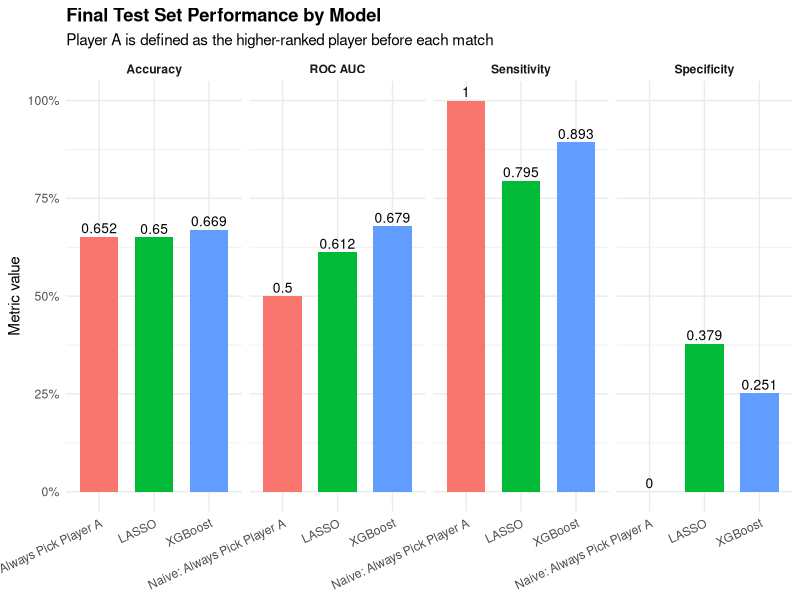
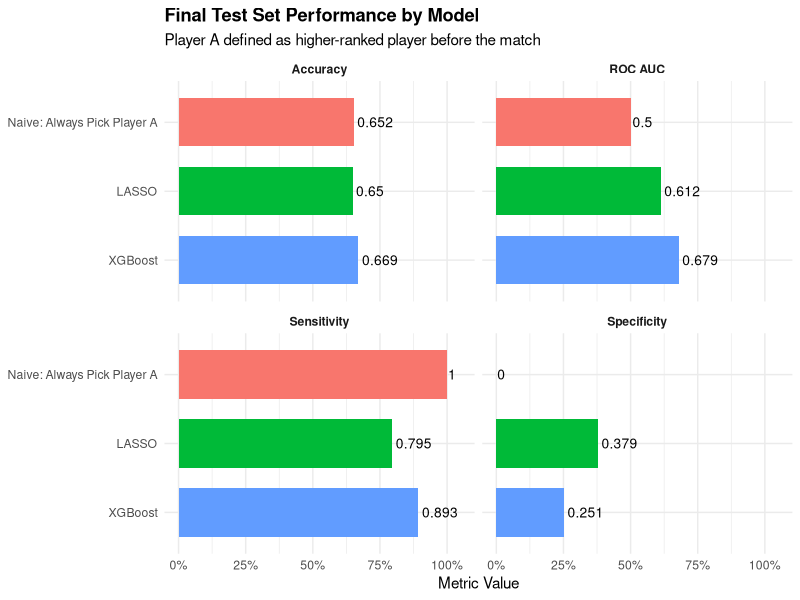
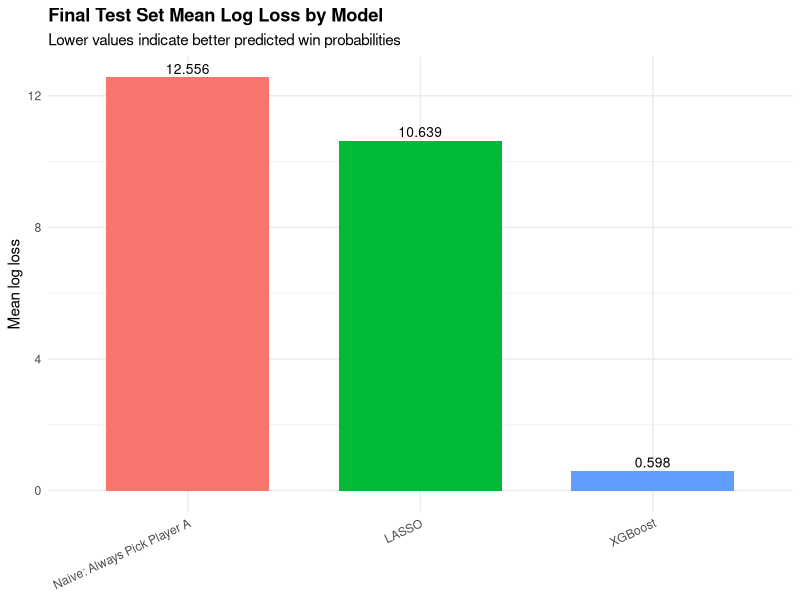
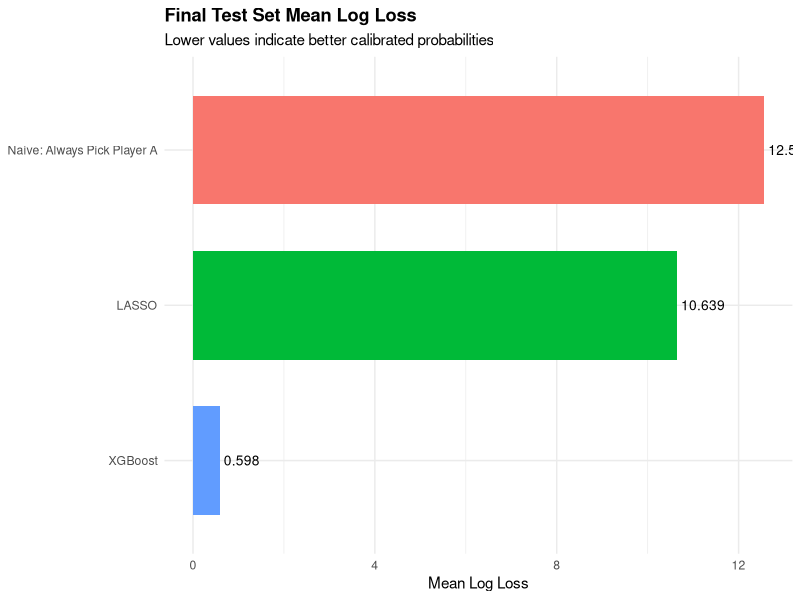
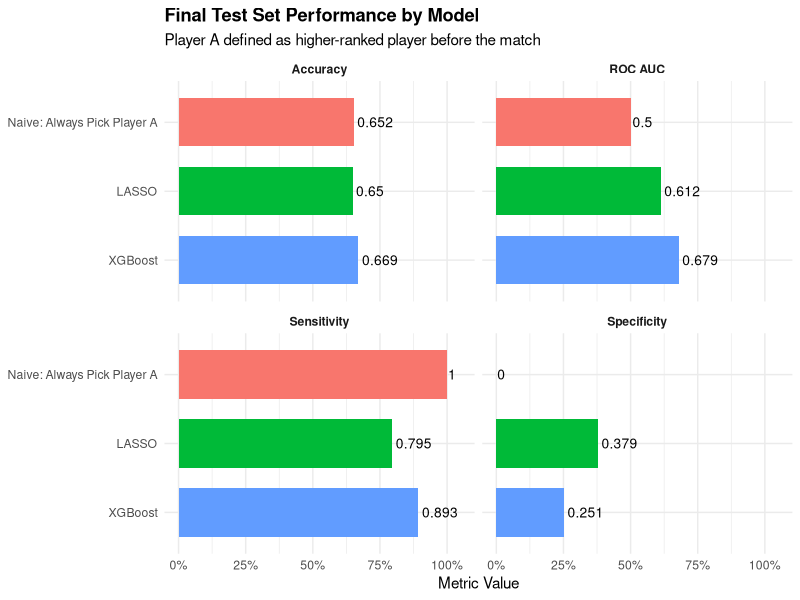
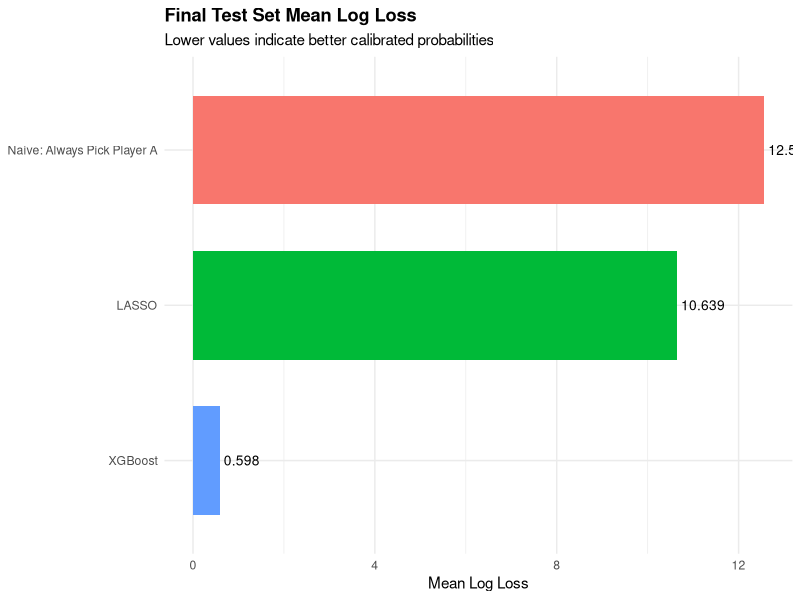

Source code (R) for these figures, in order:
# ---------------------------------------------------------------
# Results Figures for Model Comparison
# ---------------------------------------------------------------

library(tidyverse)
library(readr)
library(scales)

# -------------------------------------------------
# 1. Load final model comparison table
# -------------------------------------------------

final_test_results <- read_csv(
  "results/final_test_model_comparison.csv"
)

final_test_results

# -------------------------------------------------
# 2. Reshape results for plotting
# -------------------------------------------------

model_results_long <- final_test_results |>
  pivot_longer(
    cols = c(accuracy, sensitivity, specificity, roc_auc, mn_log_loss),
    names_to = "metric",
    values_to = "value"
  ) |>
  mutate(
    model = factor(
      model,
      levels = c(
        "Naive: Always Pick Player A",
        "LASSO",
        "XGBoost"
      )
    ),
    metric = recode(
      metric,
      accuracy = "Accuracy",
      sensitivity = "Sensitivity",
      specificity = "Specificity",
      roc_auc = "ROC AUC",
      mn_log_loss = "Mean Log Loss"
    )
  )

# -------------------------------------------------
# 3. Plot classification metrics
# -------------------------------------------------
# Log loss is excluded here because it is on a different scale.
# Lower log loss is better, while higher is better for the other metrics.

classification_metrics_plot <- model_results_long |>
  filter(metric != "Mean Log Loss") |>
  ggplot(aes(x = model, y = value, fill = model)) +
  geom_col(width = 0.7, show.legend = FALSE) +
  geom_text(
    aes(label = round(value, 3)),
    vjust = -0.35,
    size = 3.5
  ) +
  facet_wrap(~ metric, nrow = 1) +
  scale_y_continuous(
    labels = percent_format(accuracy = 1),
    limits = c(0, 1)
  ) +
  labs(
    title = "Final Test Set Performance by Model",
    subtitle = "Player A is defined as the higher-ranked player before each match",
    x = NULL,
    y = "Metric value"
  ) +
  theme_minimal() +
  theme(
    axis.text.x = element_text(angle = 25, hjust = 1),
    strip.text = element_text(face = "bold"),
    plot.title = element_text(face = "bold")
  )

classification_metrics_plot
# -------------------------------------------------
# Horizontal Classification Metrics Plot
# -------------------------------------------------

classification_metrics_plot <- model_results_long |>
  filter(metric != "Mean Log Loss") |>
  ggplot(aes(
    y = fct_rev(model),
    x = value,
    fill = model
  )) +
  geom_col(width = 0.70, show.legend = FALSE) +
  geom_text(
    aes(label = round(value, 3)),
    hjust = -0.10,
    size = 3.5
  ) +
  facet_wrap(~ metric, ncol = 2) +
  scale_x_continuous(
    labels = scales::percent_format(accuracy = 1),
    limits = c(0, 1.05)
  ) +
  labs(
    title = "Final Test Set Performance by Model",
    subtitle = "Player A defined as higher-ranked player before the match",
    x = "Metric Value",
    y = NULL
  ) +
  theme_minimal() +
  theme(
    strip.text = element_text(face = "bold"),
    plot.title = element_text(face = "bold")
  )

classification_metrics_plot



# -------------------------------------------------
# 4. Plot log loss separately
# -------------------------------------------------
# Lower mean log loss indicates better probability calibration.

log_loss_plot <- model_results_long |>
  filter(metric == "Mean Log Loss") |>
  ggplot(aes(x = model, y = value, fill = model)) +
  geom_col(width = 0.7, show.legend = FALSE) +
  geom_text(
    aes(label = round(value, 3)),
    vjust = -0.35,
    size = 3.5
  ) +
  labs(
    title = "Final Test Set Mean Log Loss by Model",
    subtitle = "Lower values indicate better predicted win probabilities",
    x = NULL,
    y = "Mean log loss"
  ) +
  theme_minimal() +
  theme(
    axis.text.x = element_text(angle = 25, hjust = 1),
    plot.title = element_text(face = "bold")
  )

log_loss_plot


# -------------------------------------------------
# Horizontal Log Loss Plot
# -------------------------------------------------

log_loss_plot <- model_results_long |>
  filter(metric == "Mean Log Loss") |>
  ggplot(aes(
    y = fct_rev(model),
    x = value,
    fill = model
  )) +
  geom_col(width = 0.70, show.legend = FALSE) +
  geom_text(
    aes(label = round(value, 3)),
    hjust = -0.10,
    size = 3.5
  ) +
  labs(
    title = "Final Test Set Mean Log Loss",
    subtitle = "Lower values indicate better calibrated probabilities",
    x = "Mean Log Loss",
    y = NULL
  ) +
  theme_minimal() +
  theme(
    plot.title = element_text(face = "bold")
  )

log_loss_plot

# -------------------------------------------------
# 5. Save figures
# -------------------------------------------------

dir.create("results/figures", recursive = TRUE, showWarnings = FALSE)

ggsave(
  filename = "results/figures/final_model_classification_metrics.pdf",
  plot = classification_metrics_plot,
  width = 11,
  height = 5
)

ggsave(
  filename = "results/figures/final_model_log_loss.pdf",
  plot = log_loss_plot,
  width = 8,
  height = 5
)
